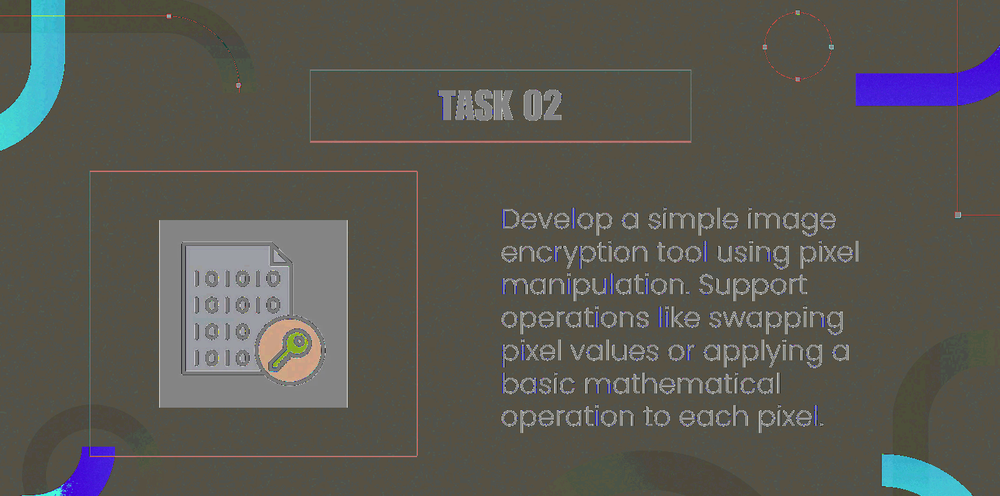
#> input picture SCT_CS_2/encrypted.png, 1000 x 496 px, shrunk from 1539 x 764 before the run
$ python image_encryptor.py
#> lines starting #> are read from the running program, lines starting #| are printed output that depends on the picture
#> the answer given: 1
#> the answer given: encrypted.png
from PIL import Image

def encrypt_image(image_path, output_path):
#> called with image_path = 'encrypted.png', output_path = 'encrypted.png'
    img = Image.open(image_path)
#> img is the input picture: PIL image 1000x496 RGB; mean R, G, B 89.9, 88.7, 82.1
    img = img.convert('RGB')  # Ensure image is in RGB mode to prevent errors with RGBA images
    pixels = img.load()

    for i in range(img.size[0]):
        for j in range(img.size[1]):
            r, g, b = pixels[i, j]
            pixels[i, j] = (r ^ 123, g ^ 123, b ^ 123)

    img.save(output_path)
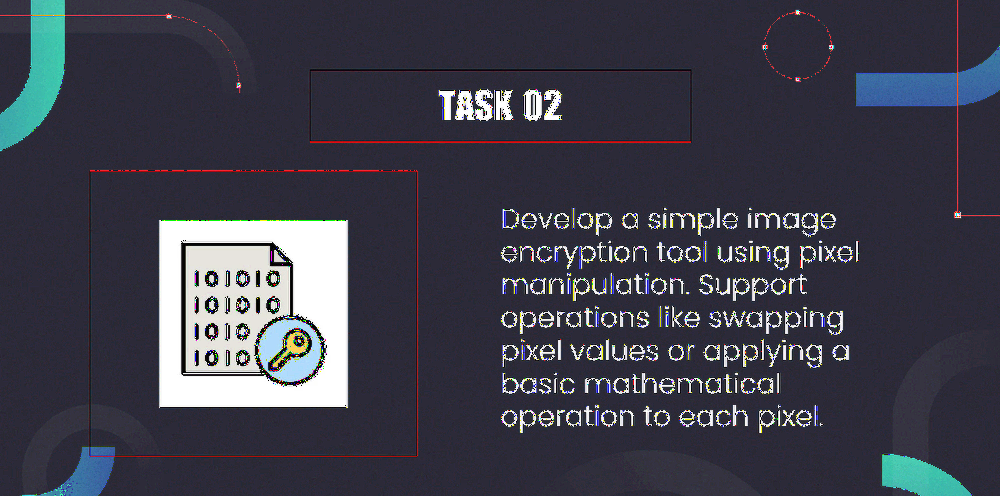
#> saved as encrypted.png: PIL image 1000x496 RGB; mean R, G, B 62.5, 63, 75.3
    print(f"Image saved to {output_path}!")

def decrypt_image(image_path, output_path):
    encrypt_image(image_path, output_path)  # XOR again = original

print("===== Image Encryption Program =====")
print("1. Encrypt")
print("2. Decrypt")

choice = input("Enter choice (1/2): ")

if choice == '1':
    img_path = input("Enter the image file name/path to encrypt (e.g., input.jpg): ")
    encrypt_image(img_path, "encrypted.png")
elif choice == '2':
    img_path = input("Enter the image file name/path to decrypt (e.g., encrypted.png): ")
    decrypt_image(img_path, "decrypted.png")
else:
    print("Invalid choice!")
